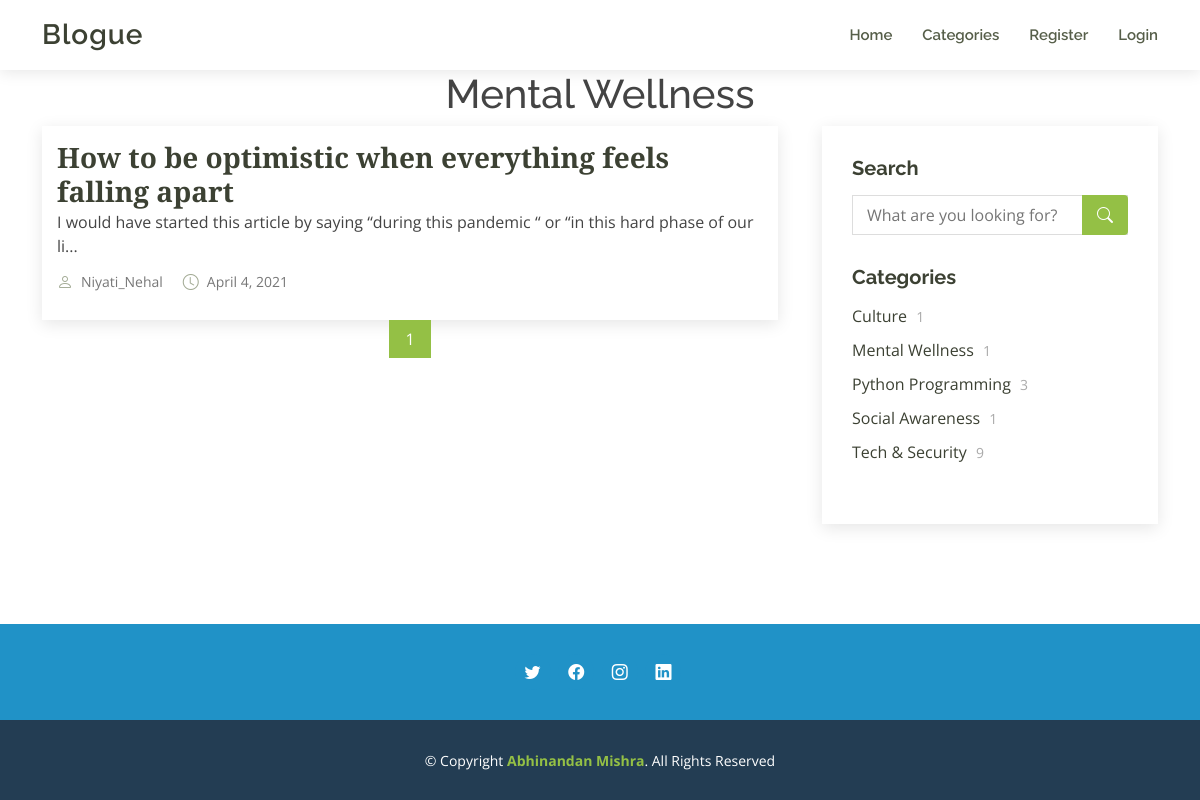
The page /category/Mental Wellness/ on the database its author committed.
### newblog/models.py (models this page shows, shortened)
class Post(models.Model):
    title = models.CharField(max_length=120)
    overview = models.TextField()
    timestamp = models.DateTimeField(auto_now_add=True)
    content = RichTextUploadingField()
    date_added = models.DateField(auto_now_add=True)
    author = models.ForeignKey(Author, on_delete=models.CASCADE)
    categories = models.ManyToManyField(Category)
    thumbnail = models.ImageField()
    featured = models.BooleanField()
    previous_post = models.ForeignKey(
        'self', related_name='previous', on_delete=models.SET_NULL, null=True, blank=True)
    next_post = models.ForeignKey(
        'self', related_name='next', on_delete=models.SET_NULL, null=True, blank=True)
    img_category = models.CharField(max_length=40, default='')
    def get_absolute_url(self):
        return reverse('post-detail', kwargs={'id': self.id, 'title': self.title})

class Author(models.Model):
    user = models.OneToOneField(User, on_delete=models.CASCADE)
    profile_picture = models.ImageField()

class Category(models.Model):
    title = models.CharField(max_length=20)

### newblog/views.py (the view)
# urls.py: path('category/<str:cates>/', Img_categoryView, name='img_category'),
def Img_categoryView(request, cates):
    category_posts = Post.objects.filter(
        img_category=cates).order_by('-timestamp')
    category_count = get_category_count()
    most_recent = Post.objects.order_by('-timestamp')[0:3]
    paginator = Paginator(category_posts, 15)
    page_request_var = 'page'
    page = request.GET.get(page_request_var)
    try:
        paginated_queryset = paginator.page(page)
    except PageNotAnInteger:
        paginated_queryset = paginator.page(1)
    except EmptyPage:
        paginated_queryset = paginator.page(paginator.num_pages)
    context = {
        'cates': cates.title(),
        'queryset': paginated_queryset,
        'page_request_var': page_request_var,
        'most_recent': most_recent,
        'category_count': category_count,
        'category_posts': category_posts
    }
    return render(request, 'img-categories.html', context)

### newblog/views.py (called while the page is built)
def get_category_count():
    queryset = Post.objects.values(
        'categories__title').annotate(Count('categories__title'))
    return queryset

### templates/img-categories.html (shortened to what this page needs)
{% extends 'base.html' %}
{% load static %}
{% block content%}
<main id="main">
<section id="blog" class="blog">
  {% if category_posts %}
  <h1 style="text-align:center;">{{ cates }}</h1>
  <div class="container" data-aos="fade-up">
    <div class="row">
      <div class="col-lg-8 entries">
        {% for post in queryset %}
        <article class="entry">
          <h2 class="entry-title">
            <a href="{{ post.get_absolute_url }}">{{ post.title }}</a>
          </h2>
          <div class="entry-content">
            <p>
              {{ post.overview|slice:":100" }}...
            </p>
          </div>
          <div class="entry-meta">
            <ul>
              <li class="d-flex align-items-center"><i class="bi bi-person"></i> <a href="#!">{{ post.author.user.username }}</a></li>
              <li class="d-flex align-items-center"><i class="bi bi-clock"></i> <a href="#!">{{ post.date_added }}</a></li>
            </ul>
          </div>
        </article>
        {% endfor %}
        <div class="blog-pagination">
          <ul class="justify-content-center">
            <li class="active"><a href="?{{ page_request_var }}={{ queryset.number }}">{{ queryset.number }}</a></li>
          </ul>
        </div>
      </div>
      <div class="col-lg-4">
        <div class="sidebar">
          <h3 class="sidebar-title">Search</h3>
          <div class="sidebar-item search-form">
            <form action="{% url 'search' %}">
              <input type="text" name='q' placeholder="What are you looking for?">
              <button type="submit"><i class="bi bi-search"></i></button>
            </form>
          </div>
          <h3 class="sidebar-title">Categories</h3>
          <div class="sidebar-item categories">
            <ul>
              {% for cat in category_count %}
              <li><a href="#!">{{ cat.categories__title }} <span>{{ cat.categories__title__count}}</span></a></li>
              {% endfor %}
            </ul>
          </div>
        </div>
      </div>
    </div>
  </div>
  {% else %}
</br></br></br></br><h1 style="text-align: center;">No articles found related to this category</h1>
  {% endif %}
</section>
</main>
{% endblock content%}

### static_in_env/assets/css/style.css (style rules this page uses)
body { font-family: "Open Sans", sans-serif; color: #444444; }
a { color: #94c045; text-decoration: none; }
h1, h2, h3, h4, h5, h6 { font-family: "Raleway", sans-serif; }
#main { margin-top: 70px; z-index: 3; position: relative; }
section { padding-bottom: 60px; overflow: hidden; }
.blog { padding: 0 0 40px 0; }
.blog .entry { padding: 15px; box-shadow: 0 4px 16px rgba(0, 0, 0, 0.1); }
.blog .entry .entry-title { font-size: 28px; font-weight: bold; font-family: "Slabo 27px", serif; padding: 0; margin: 0 0 2px 0; }
.blog .entry .entry-title a { color: #3c4133; transition: 0.3s; }
.blog .entry .entry-meta { margin-bottom: 15px; color: #a3ab95; }
.blog .entry .entry-meta ul { display: flex; flex-wrap: wrap; list-style: none; align-items: center; padding: 0; margin: 0; }
.blog .entry .entry-meta ul li + li { padding-left: 20px; }
.blog .entry .entry-meta i { font-size: 16px; margin-right: 8px; line-height: 0; }
.blog .entry .entry-meta a { color: #777777; font-size: 14px; display: inline-block; line-height: 1; }
.blog .entry .entry-content p { line-height: 24px; font-family: "Open Sans", sans-serif; }
.blog .blog-pagination { color: #717a60; }
.blog .blog-pagination ul { display: flex; padding: 0; margin: 0; list-style: none; }
.blog .blog-pagination li { margin: 0 5px; transition: 0.3s; }
.blog .blog-pagination li a { color: #3c4133; padding: 7px 16px; display: flex; align-items: center; justify-content: center; }
.blog .blog-pagination li.active, .blog .blog-pagination li:hover { background: #94c045; }
.blog .blog-pagination li.active a, .blog .blog-pagination li:hover a { color: #fff; }
.blog .sidebar { padding: 30px; margin: 0 0 60px 20px; box-shadow: 0 4px 16px rgba(0, 0, 0, 0.1); }
.blog .sidebar .sidebar-title { font-size: 20px; font-weight: 700; padding: 0 0 0 0; margin: 0 0 15px 0; color: #3c4133; position: relative; }
.blog .sidebar .sidebar-item { margin-bottom: 30px; }
.blog .sidebar .search-form form { background: #fff; border: 1px solid #ddd; padding: 3px 10px; position: relative; }
.blog .sidebar .search-form form input[type="text"] { border: 0; padding: 4px; border-radius: 4px; width: calc(100% - 40px); }
.blog .sidebar .search-form form button { position: absolute; top: 0; right: 0; bottom: 0; border: 0; background: none; font-size: 16px; padding: 0 15px; margin: -1px; background: #94c045; color: #fff; transition: 0.3s; border-radius: 0 4px 4px 0; line-height: 0; }
.blog .sidebar .search-form form button i { line-height: 0; }
.blog .sidebar .categories ul { list-style: none; padding: 0; }
.blog .sidebar .categories ul li + li { padding-top: 10px; }
.blog .sidebar .categories ul a { color: #3c4133; transition: 0.3s; }
.blog .sidebar .categories ul a span { padding-left: 5px; color: #aaaaaa; font-size: 14px; }

### rows shown on the page
Post: title "How to be optimistic when everything feels falling apart", overview "I would have started this article by saying “during this pandemic “ or “in this hard phase of our li", author.user.username "Niyati_Nehal", date_added "April 4, 2021", categories__title "Mental Wellness", categories__title__count "1"
Category: categories__title "Culture", categories__title__count "1"
Category: categories__title "Python Programming", categories__title__count "3"
Category: categories__title "Social Awareness", categories__title__count "1"
Category: categories__title "Tech & Security", categories__title__count "9"

### other values the page prints
{{ cates }} "Mental Wellness"
{{ queryset.number }} "1"
